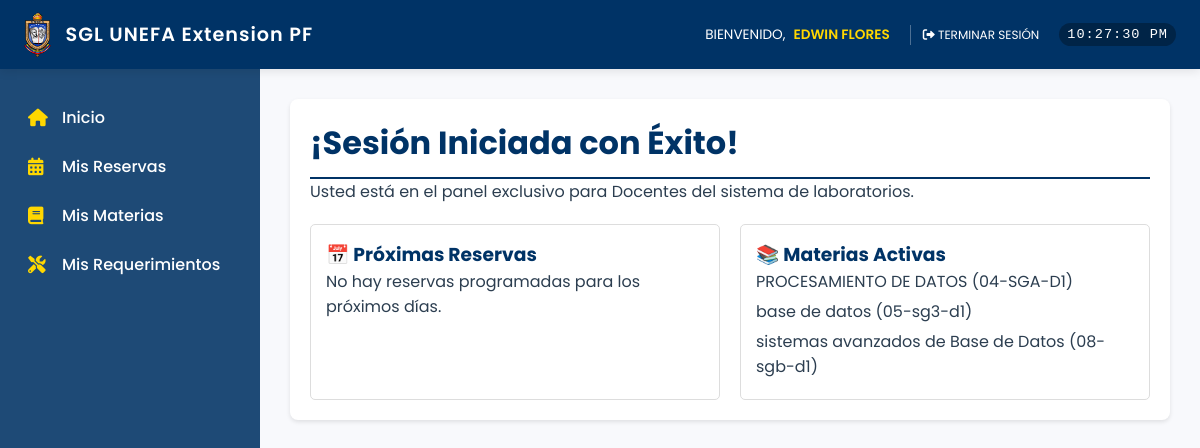
The page /inicio/ (signed in) on the database as committed earlier.
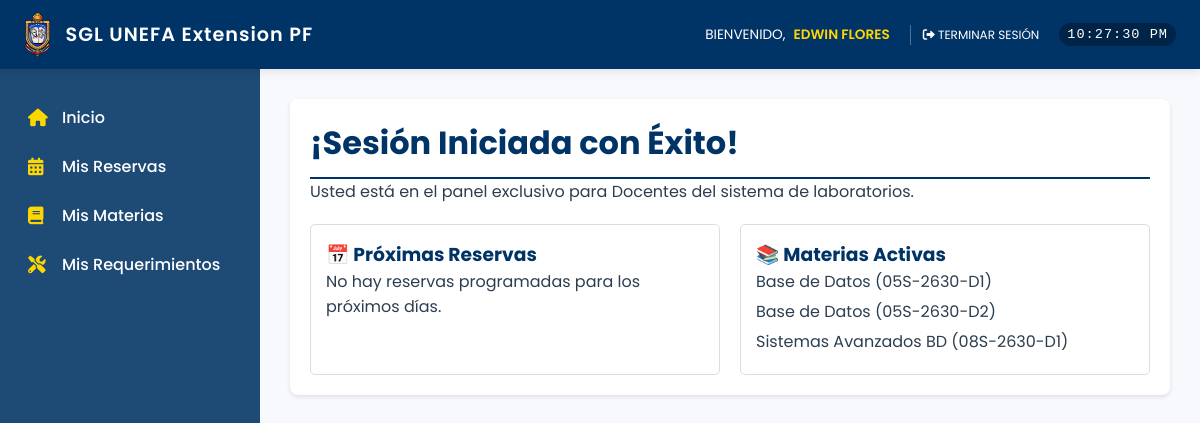
The same page on the database as committed later.
### usuarios/models.py (models this page shows, shortened)
class Materia(models.Model):
    docente = models.ForeignKey(User, on_delete=models.CASCADE)
    nombre = models.CharField(max_length=100)
    seccion = models.CharField(max_length=20)
    class Meta:
        verbose_name = "Materia"
        verbose_name_plural = "Materias"

### usuarios/views.py (the view)
# urls.py: path('inicio/', views.inicio_docente, name='inicio'),
@login_required
def inicio_docente(request):
    hoy = timezone.localtime()
    reservas_proximas = Reserva.objects.filter(
        fecha__gte=hoy.date()
    ).exclude(
        fecha=hoy.date(),
        hora_fin__lt=hoy.time()
    ).order_by('fecha', 'hora_inicio')[:10]  # limitar a 10 para no saturar
    materias_activas = Materia.objects.filter(docente=request.user).order_by('nombre')
    return render(request, 'usuarios/inicio.html', {
        'reservas_proximas': reservas_proximas,
        'materias_activas': materias_activas,
    })

### templates/usuarios/inicio.html (shortened to what this page needs)
{% extends "admin/base1.html" %}
{% block content %}
<div style="background: white; padding: 20px; border-radius: 8px; box-shadow: 0 2px 4px rgba(0,0,0,0.1);">
    <h1 style="color: #003366; border-bottom: 2px solid #003366; padding-bottom: 10px;">¡Sesión Iniciada con Éxito!</h1>
    <p>Usted está en el panel exclusivo para Docentes del sistema de laboratorios.</p>
    <div style="margin-top: 20px; display: grid; grid-template-columns: 1fr 1fr; gap: 20px;">
        <div style="padding: 15px; border: 1px solid #ddd; border-radius: 5px;">
            <h3 style="color: #003366;">📅 Próximas Reservas</h3>
            {% if reservas_proximas %}
                <ul style="list-style: none; padding: 0;">
                    {% for reserva in reservas_proximas %}
                    <li style="margin-bottom: 10px; border-bottom: 1px solid #eee; padding-bottom: 5px;">
                        <strong>{{ reserva.fecha|date:"d/m/Y" }}</strong> -
                        {{ reserva.hora_inicio|time:"H:i" }} a {{ reserva.hora_fin|time:"H:i" }}<br>
                        <span style="font-size: 0.9em;">{{ reserva.materia.nombre }} ({{ reserva.materia.seccion }}) - Docente: {{ reserva.docente.get_full_name|default:reserva.docente.username }}</span>
                    </li>
                    {% endfor %}
                </ul>
            {% else %}
                <p>No hay reservas programadas para los próximos días.</p>
            {% endif %}
        </div>
        <div style="padding: 15px; border: 1px solid #ddd; border-radius: 5px;">
            <h3 style="color: #003366;">📚 Materias Activas</h3>
            {% if materias_activas %}
                <ul style="list-style: none; padding: 0;">
                    {% for materia in materias_activas %}
                    <li style="margin-bottom: 5px;">
                        {{ materia.nombre }} ({{ materia.seccion }})
                    </li>
                    {% endfor %}
                </ul>
            {% else %}
                <p>No tienes materias activas asignadas.</p>
            {% endif %}
        </div>
    </div>
</div>
{% endblock %}

### templates/admin/base1.html (shortened to what this page needs)
{% load static %}
<!DOCTYPE html>
<html lang="es">
<head>
    <link rel="stylesheet" href="https://cdnjs.cloudflare.com/ajax/libs/font-awesome/6.0.0/css/all.min.css">
</head>
<body>
    <header class="top-header">
        <div class="logo-section">
            <img src="{% static 'img/logo_unefa.png' %}" alt="Logo UNEFA">
            <span>SGL UNEFA Extension PF</span>
        </div>
        <div class="user-info">
            <div class="user-details">
                <span>BIENVENIDO,</span>
                <strong class="user-name">{{ user.get_full_name|default:user.username|upper }}</strong>
            </div>
            <div class="user-actions">
                <form action="{% url 'logout' %}" method="post" style="display: inline;">
                    <button type="submit" class="btn-logout"><i class="fas fa-sign-out-alt"></i> TERMINAR SESIÓN</button>
                </form>
            </div>
            <div class="clock" id="live-clock"></div>
        </div>
    </header>
    <div class="wrapper">
        <aside class="sidebar">
            <nav>
                <a href="{% url 'inicio' %}" class="nav-item">
                    <i class="fas fa-home"></i> Inicio
                </a>
                <a href="{% url 'crear_reserva' %}" class="nav-item">
                    <i class="fas fa-calendar-alt"></i> Mis Reservas
                </a>
                <a href="{% url 'gestion_materias' %}" class="nav-item">
                    <i class="fas fa-book"></i> Mis Materias
                </a>
                <a href="{% url 'mis_requerimientos' %}" class="nav-item">
                    <i class="fas fa-tools"></i> Mis Requerimientos
                </a>
            </nav>
        </aside>
        <main class="main-content">
            {% block content %}
            {% endblock %}
        </main>
    </div>
</body>
</html>

### templates/admin/base1.html (style rules this page uses)
:root { --azul-unefa: #003366; --azul-claro: #1e4a76; --dorado-unefa: #FFD700; --gris-claro: #f8f9fc; --gris-borde: #e9ecef; --texto-oscuro: #2c3e50; --verde-exito: #27ae60; --rojo-error: #e74c3c; --sombra-suave: 0 4px 12px rgba(0,0,0,0.05); }
* { margin: 0; padding: 0; box-sizing: border-box; }
body { font-family: 'Poppins', sans-serif; background-color: var(--gris-claro); color: var(--texto-oscuro); height: 100vh; display: flex; flex-direction: column; }
.top-header { background: var(--azul-unefa); color: white; padding: 12px 24px; display: flex; justify-content: space-between; align-items: center; flex-wrap: wrap; gap: 15px; box-shadow: 0 2px 10px rgba(0,0,0,0.1); z-index: 100; }
.logo-section { display: flex; align-items: center; gap: 15px; }
.logo-section img { height: 45px; width: auto; }
.logo-section span { font-size: 1.2rem; font-weight: 600; letter-spacing: 1px; }
.user-info { display: flex; align-items: center; gap: 20px; font-size: 0.85rem; flex-wrap: wrap; }
.user-details { display: flex; align-items: center; gap: 8px; }
.user-name { font-weight: 600; color: var(--dorado-unefa); }
.user-actions { display: flex; align-items: center; gap: 8px; border-left: 1px solid rgba(255,255,255,0.3); padding-left: 12px; }
.btn-logout { background: none; border: none; color: white; cursor: pointer; font-family: inherit; font-size: 0.75rem; transition: 0.2s; }
.clock { font-family: monospace; font-size: 0.85rem; background: rgba(0,0,0,0.3); padding: 4px 8px; border-radius: 20px; letter-spacing: 1px; }
.wrapper { display: flex; flex: 1; overflow: hidden; }
.sidebar { width: 260px; background: var(--azul-claro); padding: 24px 0; display: flex; flex-direction: column; gap: 8px; box-shadow: var(--sombra-suave); overflow-y: auto; }
.nav-item { display: flex; align-items: center; gap: 12px; padding: 12px 24px; color: white; text-decoration: none; font-weight: 500; transition: all 0.2s; border-left: 4px solid transparent; }
.nav-item i { width: 22px; font-size: 1.1rem; color: var(--dorado-unefa); }
.main-content { flex: 1; padding: 30px; overflow-y: auto; background: var(--gris-claro); }

Rows that differ between the two databases and show on the page:
removed Materia: nombre "PROCESAMIENTO DE DATOS", seccion "04-SGA-D1"
removed Materia: nombre "base de datos", seccion "05-sg3-d1"
removed Materia: nombre "sistemas avanzados de Base de Datos", seccion "08-sgb-d1"
added Materia: nombre "Base de Datos", seccion "05S-2630-D1"
added Materia: nombre "Base de Datos", seccion "05S-2630-D2"
added Materia: nombre "Sistemas Avanzados BD", seccion "08S-2630-D1"
